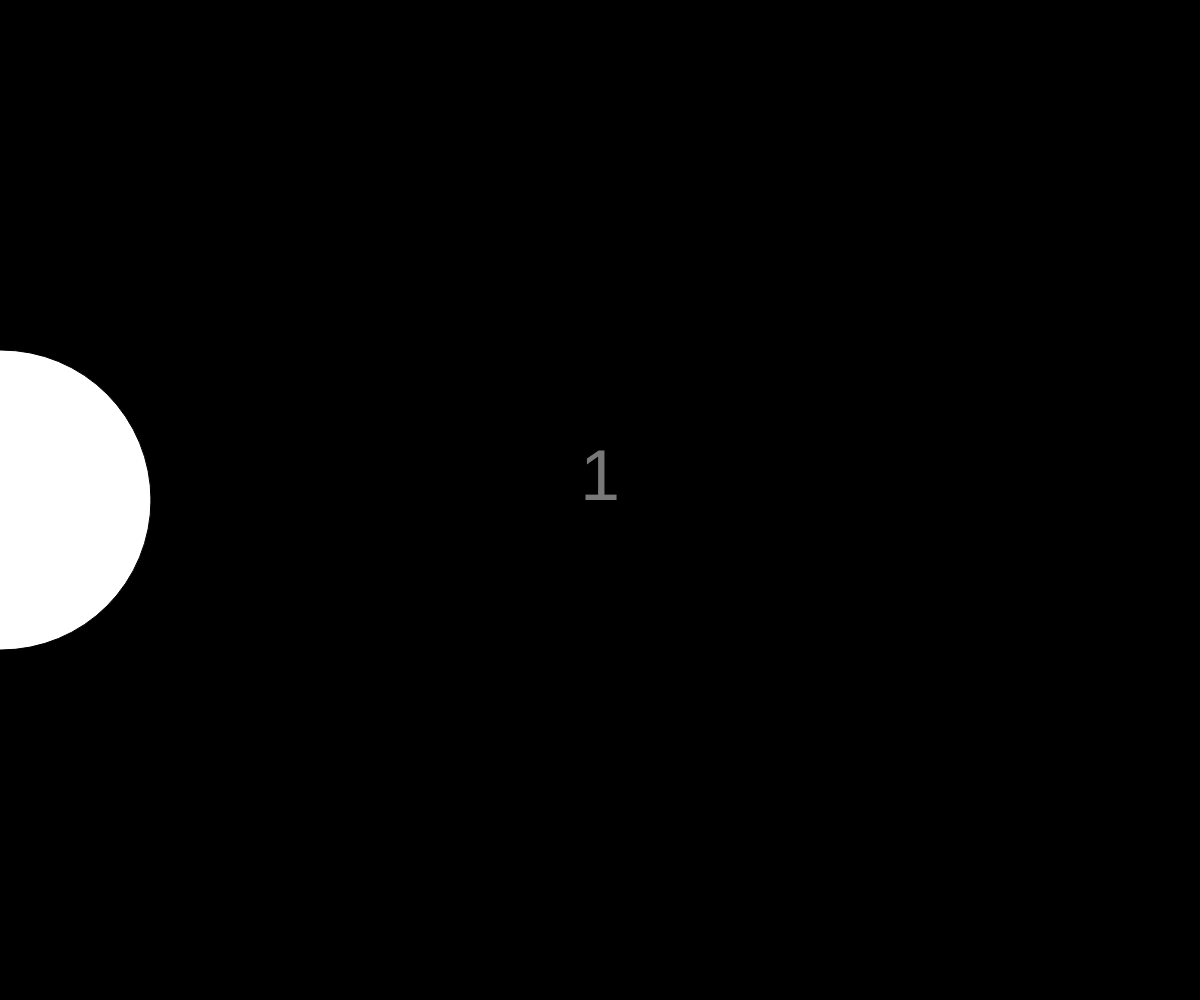
Frame 1 (no input)
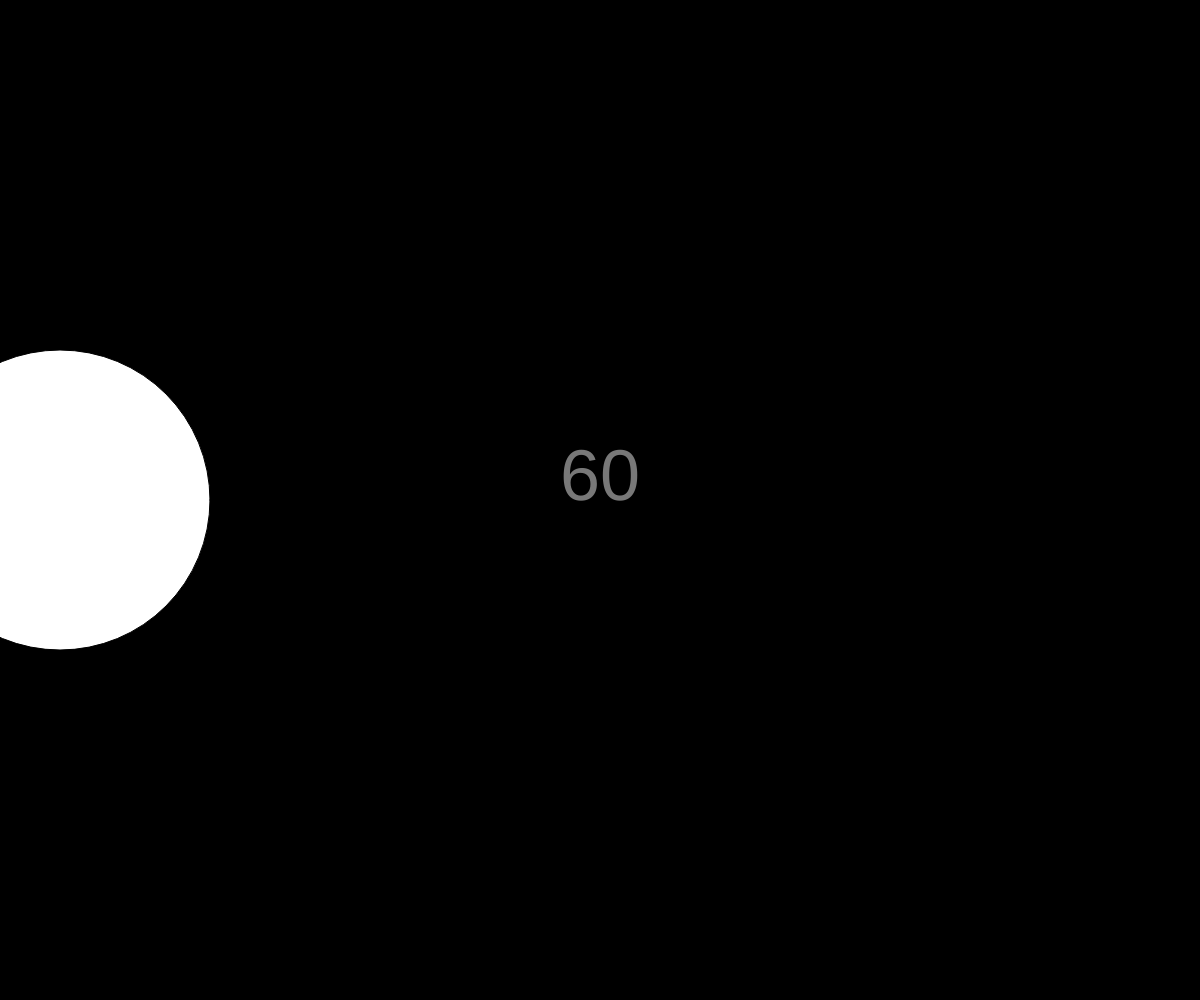
Frame 60 (no input)
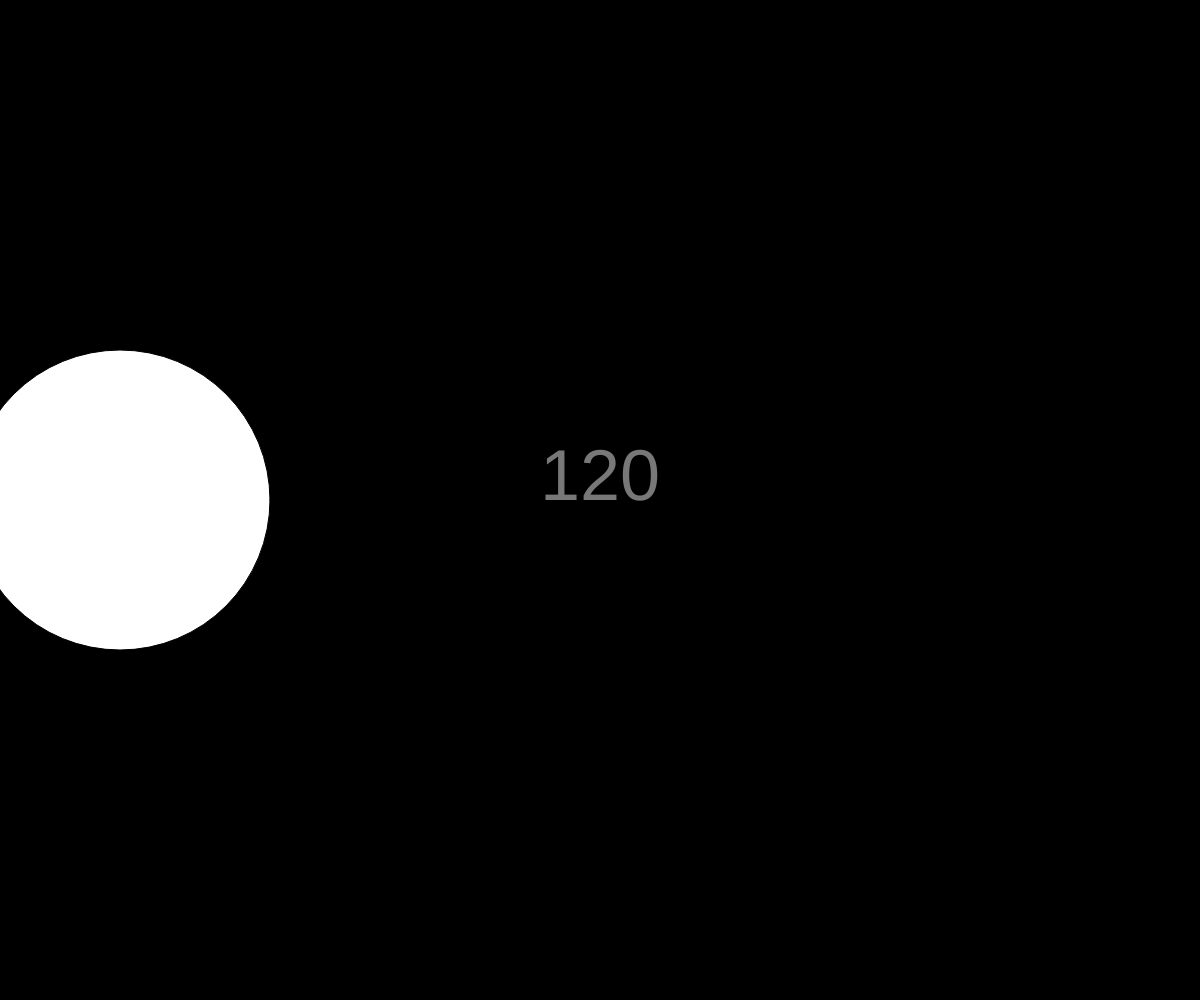
Frame 120 (the mouse pressed at the canvas centre since frame 60)

The p5.js sketch that drew these frames (run headless with seeded random() and noise() and a simulated clock; from frame 60 on, the mouse is pressed at the canvas centre):

// p5.js sketch
// ── sketch.js
function setup() {
  createCanvas(windowWidth,windowHeight);
}

function draw() {
  background(0);

  //Draw moving ellipse
  fill(255);
  // TODO: draw an ellipse with frameCount as the x position
  ellipse(frameCount, height/2, 300, 300);

  //Draw text 
  fill(120); 
  textSize(72);
  textAlign(CENTER);

  // TODO: create text with frameCount displayed in sketch
  text(frameCount, width/2, height/2);
}
